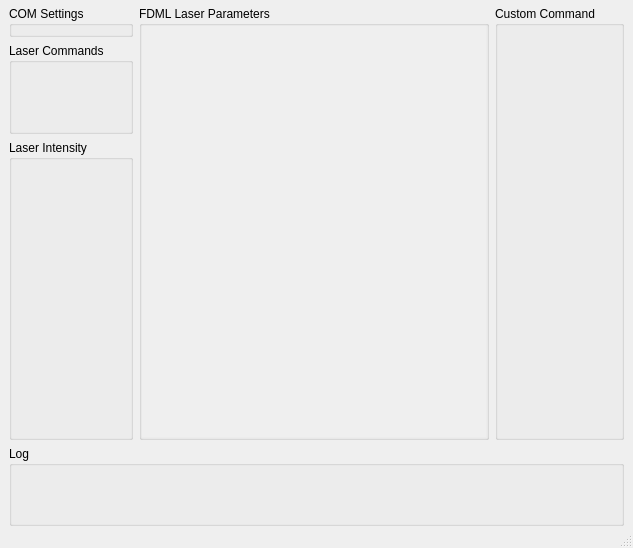
<?xml version="1.0" encoding="UTF-8"?>
<ui version="4.0">
 <class>FDMLControlClass</class>
 <widget class="QMainWindow" name="FDMLControlClass">
  <property name="geometry">
   <rect>
    <x>0</x>
    <y>0</y>
    <width>591</width>
    <height>548</height>
   </rect>
  </property>
  <property name="windowTitle">
   <string>FDMLControl</string>
  </property>
  <widget class="QWidget" name="centralWidget">
   <layout class="QVBoxLayout" name="verticalLayout_8">
    <property name="spacing">
     <number>0</number>
    </property>
    <property name="sizeConstraint">
     <enum>QLayout::SetDefaultConstraint</enum>
    </property>
    <property name="leftMargin">
     <number>9</number>
    </property>
    <property name="topMargin">
     <number>6</number>
    </property>
    <property name="rightMargin">
     <number>9</number>
    </property>
    <property name="bottomMargin">
     <number>0</number>
    </property>
    <item>
     <layout class="QVBoxLayout" name="verticalLayout_7">
      <item>
       <layout class="QHBoxLayout" name="horizontalLayout">
        <item>
         <layout class="QVBoxLayout" name="verticalLayout_6">
          <item>
           <widget class="QGroupBox" name="groupBox_com">
            <property name="sizePolicy">
             <sizepolicy hsizetype="Minimum" vsizetype="Preferred">
              <horstretch>0</horstretch>
              <verstretch>0</verstretch>
             </sizepolicy>
            </property>
            <property name="title">
             <string>COM Settings</string>
            </property>
            <layout class="QVBoxLayout" name="verticalLayout_3">
             <property name="spacing">
              <number>0</number>
             </property>
             <property name="leftMargin">
              <number>0</number>
             </property>
             <property name="topMargin">
              <number>3</number>
             </property>
             <property name="rightMargin">
              <number>0</number>
             </property>
             <property name="bottomMargin">
              <number>0</number>
             </property>
            </layout>
           </widget>
          </item>
          <item>
           <widget class="QGroupBox" name="groupBox_commands">
            <property name="sizePolicy">
             <sizepolicy hsizetype="Expanding" vsizetype="Expanding">
              <horstretch>0</horstretch>
              <verstretch>0</verstretch>
             </sizepolicy>
            </property>
            <property name="minimumSize">
             <size>
              <width>0</width>
              <height>55</height>
             </size>
            </property>
            <property name="title">
             <string>Laser Commands</string>
            </property>
           </widget>
          </item>
          <item>
           <widget class="QGroupBox" name="groupBox_laserIntensity">
            <property name="sizePolicy">
             <sizepolicy hsizetype="Expanding" vsizetype="Preferred">
              <horstretch>0</horstretch>
              <verstretch>0</verstretch>
             </sizepolicy>
            </property>
            <property name="minimumSize">
             <size>
              <width>0</width>
              <height>300</height>
             </size>
            </property>
            <property name="title">
             <string>Laser Intensity</string>
            </property>
            <layout class="QVBoxLayout" name="verticalLayout_4">
             <property name="spacing">
              <number>0</number>
             </property>
             <property name="leftMargin">
              <number>0</number>
             </property>
             <property name="topMargin">
              <number>0</number>
             </property>
             <property name="rightMargin">
              <number>0</number>
             </property>
             <property name="bottomMargin">
              <number>0</number>
             </property>
             <item>
              <widget class="PlotWidget" name="widget" native="true"/>
             </item>
            </layout>
           </widget>
          </item>
         </layout>
        </item>
        <item>
         <widget class="QGroupBox" name="groupBox_parameter">
          <property name="minimumSize">
           <size>
            <width>350</width>
            <height>200</height>
           </size>
          </property>
          <property name="title">
           <string>FDML Laser Parameters</string>
          </property>
          <property name="flat">
           <bool>false</bool>
          </property>
          <property name="checkable">
           <bool>false</bool>
          </property>
          <layout class="QVBoxLayout" name="verticalLayout">
           <property name="spacing">
            <number>0</number>
           </property>
           <property name="leftMargin">
            <number>0</number>
           </property>
           <property name="topMargin">
            <number>0</number>
           </property>
           <property name="rightMargin">
            <number>0</number>
           </property>
           <property name="bottomMargin">
            <number>0</number>
           </property>
           <item>
            <widget class="QScrollArea" name="scrollArea_galvo">
             <property name="sizePolicy">
              <sizepolicy hsizetype="Expanding" vsizetype="Expanding">
               <horstretch>0</horstretch>
               <verstretch>0</verstretch>
              </sizepolicy>
             </property>
             <property name="minimumSize">
              <size>
               <width>100</width>
               <height>100</height>
              </size>
             </property>
             <property name="frameShape">
              <enum>QFrame::NoFrame</enum>
             </property>
             <property name="frameShadow">
              <enum>QFrame::Plain</enum>
             </property>
             <property name="lineWidth">
              <number>0</number>
             </property>
             <property name="sizeAdjustPolicy">
              <enum>QAbstractScrollArea::AdjustToContents</enum>
             </property>
             <property name="widgetResizable">
              <bool>true</bool>
             </property>
             <widget class="QWidget" name="scrollAreaWidgetContents">
              <property name="geometry">
               <rect>
                <x>0</x>
                <y>0</y>
                <width>348</width>
                <height>396</height>
               </rect>
              </property>
             </widget>
            </widget>
           </item>
          </layout>
         </widget>
        </item>
        <item>
         <widget class="QGroupBox" name="groupBox_customCommand">
          <property name="sizePolicy">
           <sizepolicy hsizetype="Expanding" vsizetype="Preferred">
            <horstretch>0</horstretch>
            <verstretch>0</verstretch>
           </sizepolicy>
          </property>
          <property name="title">
           <string>Custom Command</string>
          </property>
          <layout class="QVBoxLayout" name="verticalLayout_2">
           <property name="spacing">
            <number>0</number>
           </property>
           <property name="leftMargin">
            <number>0</number>
           </property>
           <property name="topMargin">
            <number>0</number>
           </property>
           <property name="rightMargin">
            <number>0</number>
           </property>
           <property name="bottomMargin">
            <number>0</number>
           </property>
          </layout>
         </widget>
        </item>
       </layout>
      </item>
      <item>
       <widget class="QGroupBox" name="groupBox_log">
        <property name="minimumSize">
         <size>
          <width>0</width>
          <height>80</height>
         </size>
        </property>
        <property name="maximumSize">
         <size>
          <width>16777215</width>
          <height>160</height>
         </size>
        </property>
        <property name="title">
         <string>Log</string>
        </property>
        <layout class="QVBoxLayout" name="verticalLayout_5">
         <property name="spacing">
          <number>0</number>
         </property>
         <property name="leftMargin">
          <number>0</number>
         </property>
         <property name="topMargin">
          <number>0</number>
         </property>
         <property name="rightMargin">
          <number>0</number>
         </property>
         <property name="bottomMargin">
          <number>0</number>
         </property>
        </layout>
       </widget>
      </item>
     </layout>
    </item>
   </layout>
  </widget>
  <widget class="QMenuBar" name="menuBar">
   <property name="geometry">
    <rect>
     <x>0</x>
     <y>0</y>
     <width>591</width>
     <height>21</height>
    </rect>
   </property>
  </widget>
  <widget class="QStatusBar" name="statusBar"/>
 </widget>
 <layoutdefault spacing="6" margin="11"/>
 <customwidgets>
  <customwidget>
   <class>PlotWidget</class>
   <extends>QWidget</extends>
   <header>plotwidget.h</header>
   <container>1</container>
  </customwidget>
 </customwidgets>
 <resources/>
 <connections/>
</ui>
